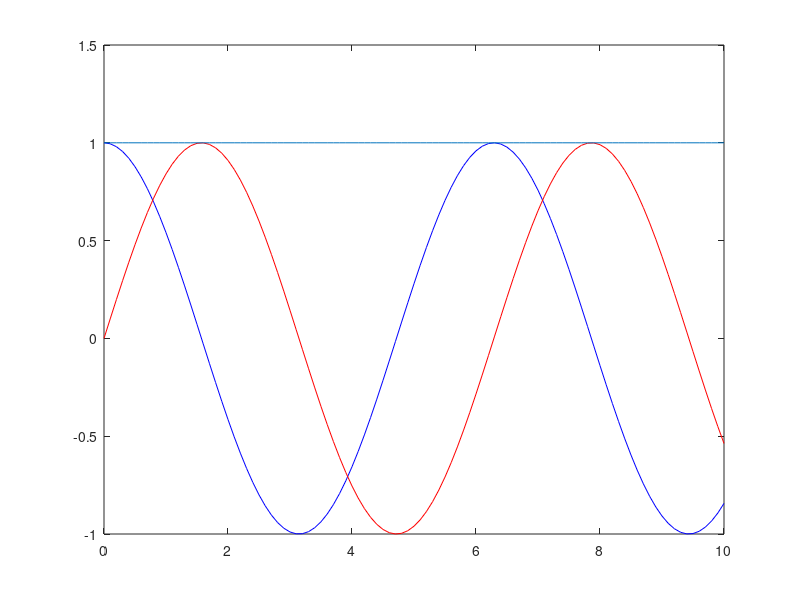

Reproduce this figure in MATLAB.
function HP
  A = [0 1; -1 0];
  x0 = [1; 0];

  res = trapez(x0, 0.1, 100, A);
  first = res(1,:);
  second = res(2,:);
  hold off
  plot(0:0.1:10, first, 'b')
  hold on
  plot(0:0.1:10, second, 'r')

  dres = [];
  for i=1:length(res)
      d = A * res(:,i);
      dres = [dres d];
  end

  plot(0:0.1:10, sqrt(dres(1,:).^2 + dres(2,:).^2))
  
end

function xs = trapez(x0, tau, N, A)
  xs = [ x0 ];
  E = eye(size(A));
  for k = 1:N
    T1 = E + (tau/2.0)*A;
    T2 = inv(E - (tau/2.0)*A);
    
    x = xs(:,k) \ (T1 * T2);

    xin = [x(1); x(2)];
    xs = [xs xin];
  end
end
